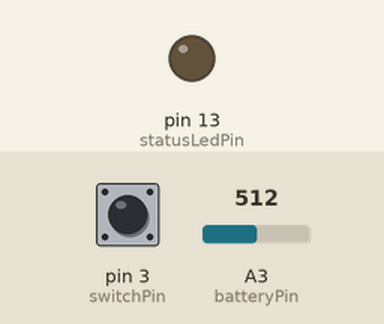
Recording of a sketch running on a simulated Arduino Uno, built with avr-gcc and run on an emulated ATmega328P. Parts: output pins drawn as LEDs (lit = HIGH). Inputs (shaded band) come from the test bench; at power-on: pin 3 (switchPin) HIGH, A3 (batteryPin) = 512. No radio packets arrive unless stated; pins used as bus, display or sensor lines are not drawn.

Above: at 2.4 s.
Timing chart, 0 to 5.7 s (numbered marks = the images above):
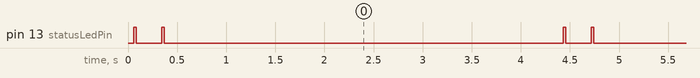

Measured:
- by itself, pin 13 (statusLedPin): repeats every 4.4 s: LOW 0.26 s, HIGH 0.03 s, LOW 4.1 s, HIGH 0.03 s
- by itself, everything shown: repeats every 8.7 s, in 4 steps

The sketch:

transmitter.ino
```cpp
// (licence header left out)
// Transmit ID Config
const char *idCode = "ident";


// Include
#include "LowPower.h" // Low power functions library
#include <VirtualWire.h>


// Pin Definitions
const int switchPin = 3;  // Digital
const int interruptPin = 1;  // 1 = Digital pin 3, 0 = Digital pin 2
const int txPin = 4;  // Digital
const int txVCCPin = 5;  // Digital
const int statusLedPin = 13;  // Digital
const int batteryPin = 3;  // Analog Pin
const int moniterEnablePin = 14;  // Analog 0


// Power Moniter Vars
const float referenceVolts = 5.0;
const float resistorFactor = 510.0;  // Factor  = 255 / (R2/(R1 + R2));


void setup() {
  DDRD &= B00000011;  // set Arduino pins 2 to 7 as inputs, leaves 0 & 1 (RX & TX) as is
  DDRB = B00000000;  // set Arduino pins 8 to 15 as inputs
  PORTD |= B00000000;  // disable pullups on pins 2 to 7
  PORTB |= B00000000;  // disable pullups on pins 8 to 13

  pinMode(txVCCPin, OUTPUT);
  pinMode(statusLedPin, OUTPUT);
  pinMode(switchPin, INPUT);
  digitalWrite(switchPin, HIGH);

  // Initialise the IO and ISR
  vw_set_ptt_inverted(true); // Required for DR3100
  vw_setup(2000);     // Bits per sec
  vw_set_tx_pin(txPin);

  //Serial.begin(9600);

  pinMode(interruptPin, INPUT);
  digitalWrite(interruptPin, HIGH);
}


void loop() {
  transmit();
  LowPower.powerDown(SLEEP_4S, ADC_OFF, BOD_OFF);
}


void transmit() {
  sendMessage(getBatteryVoltage(), (digitalRead(switchPin) == HIGH ? 0 : 1));
  delay(200);
  sendMessage(getBatteryVoltage(), (digitalRead(switchPin) == HIGH ? 0 : 1));
}


void sendMessage(float voltage, int state) {
  char volts[5] = "";
  dtostrf(voltage, 4, 2, volts);

  char msg[13];
  sprintf(msg, "%s-%s-%i", idCode, volts, state);
  msg[12] = '\0';

  digitalWrite(txVCCPin, HIGH);
  vw_send((uint8_t *)msg, strlen(msg));
  vw_wait_tx(); // Wait until the whole message is gone
  digitalWrite(txVCCPin, LOW);

  //Serial.println(msg);

  digitalWrite(statusLedPin, HIGH);
  delay(25);
  digitalWrite(statusLedPin, LOW);
}


float getBatteryVoltage() {
  // Enable battery monitoring
  pinMode(moniterEnablePin, OUTPUT);
  digitalWrite(moniterEnablePin, LOW);

  int val = analogRead(batteryPin);  // read the value from the sensor
  float volts = (val / resistorFactor) * referenceVolts;  // calculate the ratio

  // Disable battery monitoring
  pinMode(moniterEnablePin, INPUT);

  return volts;
}
```
